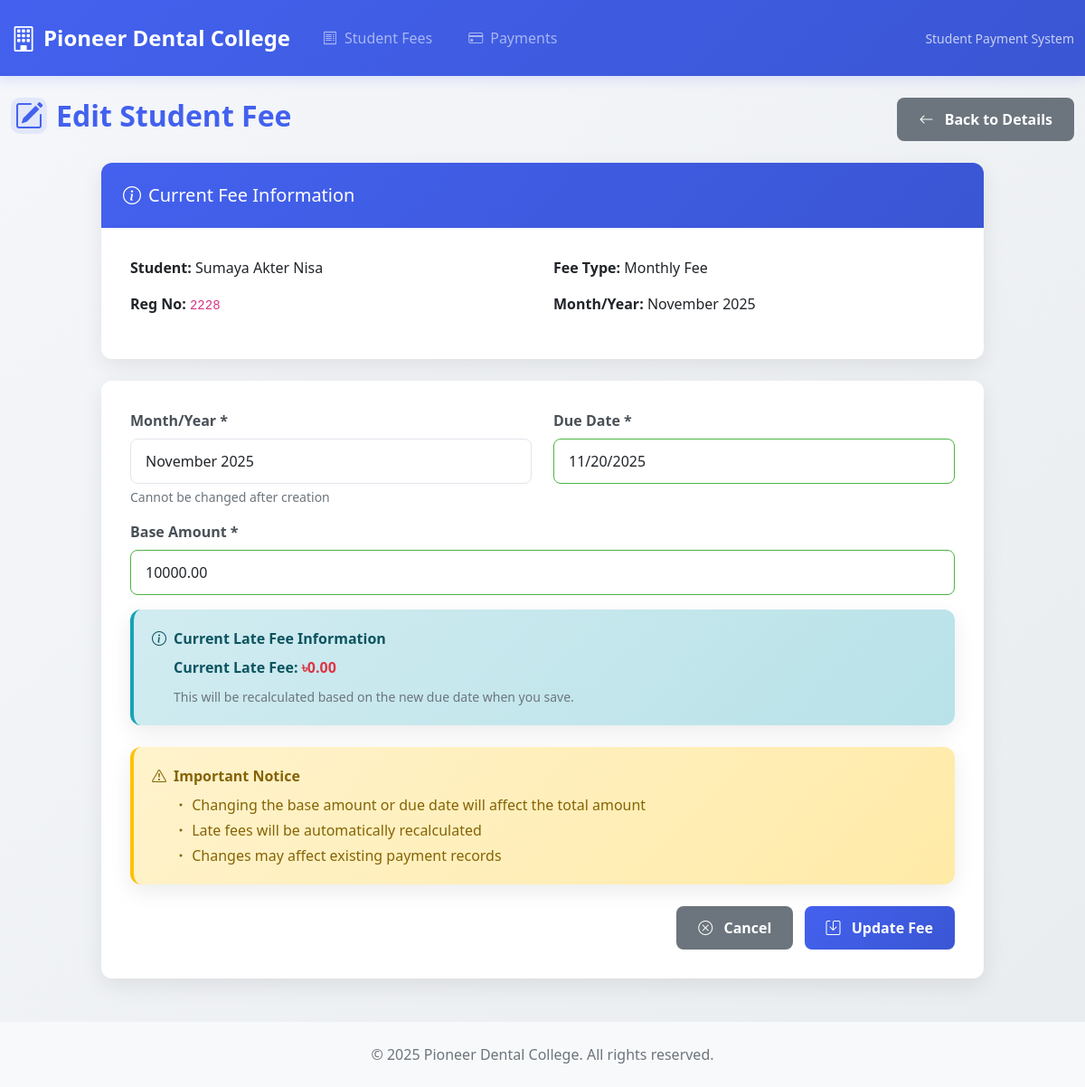
Page /student-fees/edit/507 on the committed database.
### tables this page shows
CREATE TABLE `student_fees` (
  `id` int(11) NOT NULL,
  `student_id` int(11) DEFAULT NULL,
  `fee_id` int(11) DEFAULT NULL,
  `month_year` varchar(7) DEFAULT NULL,
  `bill_month` int(2) DEFAULT NULL,
  `bill_year` int(4) DEFAULT NULL,
  `bill_unique_id` bigint(20) DEFAULT NULL,
  `bank_transaction_id` varchar(100) DEFAULT NULL,
  `comments` text DEFAULT NULL,
  `due_date` date DEFAULT NULL,
  `paid_date` date DEFAULT NULL,
  `payment_status` enum('Unpaid','Paid','Partial') DEFAULT 'Unpaid',
  `base_amount` decimal(10,2) NOT NULL,
  `late_fee` decimal(10,2) DEFAULT 0.00,
  `total_amount` decimal(10,2) GENERATED ALWAYS AS (`base_amount` + `late_fee`) STORED,
  `status` enum('0','1') NOT NULL,
  `created` datetime NOT NULL
);

CREATE TABLE `student` (
  `id` int(7) NOT NULL,
  `name` varchar(120) NOT NULL,
  `reg_no` int(11) NOT NULL,
  `phase` int(11) NOT NULL DEFAULT 0,
  `sex` varchar(10) NOT NULL,
  `dob` date NOT NULL,
  `phone` varchar(40) NOT NULL,
  `prt_phone` varchar(14) NOT NULL,
  `father` varchar(40) NOT NULL,
  `mother` varchar(40) NOT NULL,
  `address` varchar(30) NOT NULL,
  `batch` varchar(16) NOT NULL DEFAULT '0',
  `session` varchar(20) NOT NULL,
  `section` enum('All','A','B','C') NOT NULL DEFAULT 'All',
  `nationality` varchar(24) NOT NULL DEFAULT 'Bangladeshi',
  `nid` varchar(60) NOT NULL,
  `ssc` varchar(60) NOT NULL,
  `hsc` varchar(60) NOT NULL,
  `bg` varchar(20) NOT NULL,
  `first_phs_term_1` varchar(40) NOT NULL,
  `first_phs_term_2` varchar(20) NOT NULL,
  `second_phs_term_1` varchar(20) NOT NULL,
  `second_phs_term_2` varchar(20) NOT NULL,
  `third_phs_term_1` varchar(20) NOT NULL,
  `third_phs_term_2` varchar(20) NOT NULL,
  `final_phs_term_1` varchar(20) NOT NULL,
  `final_phs_term_2` varchar(60) NOT NULL,
  `emergency_contact` varchar(60) NOT NULL,
  `du_reg_no` int(10) NOT NULL,
  `bmdc_temp` int(10) NOT NULL,
  `bmdc_full` int(10) NOT NULL,
  `name_D` varchar(60) NOT NULL,
  `name_J` varchar(60) NOT NULL,
  `access_code` varchar(100) NOT NULL,
  `access_level` varchar(20) NOT NULL DEFAULT 'Student',
  `password` varchar(255) NOT NULL DEFAULT '$2y$10$d7k6MzgPRFjjqMyndZHo/utapOGMMbkEncY9Q5DozXCkRVT3QIyJC',
  `role_id` int(11) NOT NULL DEFAULT 0,
  `flag` date DEFAULT NULL,
  `status` int(5) NOT NULL DEFAULT 1,
  `created` datetime NOT NULL,
  `modified` timestamp NOT NULL DEFAULT current_timestamp()
);

CREATE TABLE `fees_master` (
  `id` int(11) NOT NULL,
  `fee_name` varchar(100) NOT NULL,
  `fee_amount` decimal(10,2) NOT NULL,
  `fee_type` enum('monthly','semester','annual','one_time') DEFAULT 'monthly',
  `description` text DEFAULT NULL,
  `status` enum('0','1') NOT NULL DEFAULT '1',
  `created` datetime NOT NULL
);

### application/controllers/Student_fees.php (called while the page is built, shortened)
<?php
class Student_fees extends CI_Controller {
    public function __construct() {
        $this->load->model('Student_model');
        $this->load->model('Student_fee_model');
        $this->load->model('Payment_model');
        $this->load->helper(['url', 'form']);
        $this->load->library(['form_validation', 'session']);
    }
    public function edit($id) {
        $data['page_title'] = 'Edit Student Fee';
        $data['fee'] = $this->Student_fee_model->get_by_id($id);
        $data['students'] = $this->Student_model->get_all(1000);
        $data['fee_types'] = $this->db->where('status', '1')->get('fees_master')->result();
        $this->load->view('templates/header', $data);
        $this->load->view('student_fees/edit', $data);
        $this->load->view('templates/footer');
    }
}

### index.php (called while the page is built, shortened)
<?php
require_once BASEPATH.'core/CodeIgniter.php';

### application/models/Student_fee_model.php (called while the page is built, shortened)
<?php
class Student_fee_model extends CI_Model {
    private $table = 'student_fees';
    public function get_by_id($id) {
        $this->db->select('
            student_fees.*,
            student.name,
            student.reg_no,
            student.phone,
            student.address,
            fees_master.fee_name,
            (student_fees.base_amount + student_fees.late_fee) as total_amount
        ');
        $this->db->from($this->table);
        $this->db->join('student', 'student.id = student_fees.student_id', 'left');
        $this->db->join('fees_master', 'fees_master.id = student_fees.fee_id', 'left');
        $this->db->where('student_fees.id', $id);
        return $this->db->get()->row();
    }
}

### application/views/student_fees/edit.php (the view, shortened to what this page needs)
<div class="row mb-4">
    <div class="col-md-6">
        <h2 class="page-title" style="color: var(--primary);">
            <div class="icon-wrapper">
                <i class="bi bi-pencil-square text-primary"></i>
            </div>
            Edit Student Fee
        </h2>
    </div>
    <div class="col-md-6 text-md-end">
        <a href="<?= base_url('student-fees/view/' . $fee->id) ?>" class="btn btn-secondary">
            <i class="bi bi-arrow-left me-2"></i> Back to Details
        </a>
    </div>
</div>
<div class="row justify-content-center">
    <div class="col-lg-10">
        <div class="card mb-4 current-info-card">
            <div class="card-header">
                <h5 class="mb-0"><i class="bi bi-info-circle me-2"></i>Current Fee Information</h5>
            </div>
            <div class="card-body">
                <div class="row">
                    <div class="col-md-6">
                        <p><strong>Student:</strong> <?= $fee->name ?></p>
                        <p><strong>Reg No:</strong> <code><?= $fee->reg_no ?></code></p>
                    </div>
                    <div class="col-md-6">
                        <p><strong>Fee Type:</strong> <?= $fee->fee_name ?></p>
                        <p><strong>Month/Year:</strong> <?= date('F Y', strtotime($fee->month_year . '-01')) ?></p>
                    </div>
                </div>
            </div>
        </div>
        <div class="card">
            <div class="card-body">
                <?= form_open('student-fees/edit/' . $fee->id) ?>
                    <div class="row">
                        <div class="col-md-6 mb-3">
                            <label class="form-label">Month/Year *</label>
                            <input type="month" name="month_year" class="form-control" required
                                   value="<?= $fee->month_year ?>" readonly>
                            <div class="info-text">Cannot be changed after creation</div>
                        </div>
                        <div class="col-md-6 mb-3">
                            <label class="form-label">Due Date *</label>
                            <input type="date" name="due_date" class="form-control" required
                                   value="<?= $fee->due_date ?>">
                        </div>
                    </div>
                    <div class="mb-3">
                        <label class="form-label">Base Amount *</label>
                        <input type="number" step="0.01" name="base_amount" class="form-control" required
                               value="<?= $fee->base_amount ?>">
                    </div>
                    <div class="alert alert-info mb-4">
                        <div class="d-flex align-items-center mb-2">
                            <i class="bi bi-info-circle me-2"></i>
                            <strong>Current Late Fee Information</strong>
                        </div>
                        <div class="ms-4">
                            <div class="mb-2">
                                <strong>Current Late Fee:</strong>
                                <span class="text-danger fw-bold">৳<?= number_format($fee->late_fee, 2) ?></span>
                            </div>
                            <small class="text-muted">This will be recalculated based on the new due date when you save.</small>
                        </div>
                    </div>
                    <div class="alert alert-warning mb-4">
                        <div class="d-flex align-items-center mb-2">
                            <i class="bi bi-exclamation-triangle me-2"></i>
                            <strong>Important Notice</strong>
                        </div>
                        <div class="ms-4">
                            <div class="mb-1"><i class="bi bi-dot"></i> Changing the base amount or due date will affect the total amount</div>
                            <div class="mb-1"><i class="bi bi-dot"></i> Late fees will be automatically recalculated</div>
                            <div class="mb-0"><i class="bi bi-dot"></i> Changes may affect existing payment records</div>
                        </div>
                    </div>
                    <div class="text-end mt-4">
                        <a href="<?= base_url('student-fees/view/' . $fee->id) ?>" class="btn btn-secondary me-2">
                            <i class="bi bi-x-circle me-2"></i> Cancel
                        </a>
                        <button type="submit" class="btn btn-primary px-4">
                            <i class="bi bi-save me-2"></i> Update Fee
                        </button>
                    </div>
                <?= form_close() ?>
            </div>
        </div>
    </div>
</div>

### assets/style.css (style rules this page uses)
:root { --primary: #4361ee; --primary-dark: #3a56d4; --secondary: #6c757d; --success: #4bb543; --danger: #dc3545; --warning: #ffc107; --info: #17a2b8; --light: #f8f9fa; --dark: #212529; --gradient-primary: linear-gradient(135deg, #667eea 0%, #764ba2 100%); --gradient-success: linear-gradient(135deg, #11998e 0%, #38ef7d 100%); --gradient-danger: linear-gradient(135deg, #eb3349 0%, #f45c43 100%); --gradient-warning: linear-gradient(135deg, #f093fb 0%, #f5576c 100%); --border-radius: 12px; --shadow: 0 8px 24px rgba(0, 0, 0, 0.08); --shadow-sm: 0 2px 10px rgba(0,0,0,0.08); --shadow-md: 0 4px 20px rgba(0,0,0,0.12); --shadow-lg: 0 10px 40px rgba(0,0,0,0.15); --transition: all 0.3s ease; }
body { background: linear-gradient(135deg, #f5f7fb 0%, #e9ecef 100%); font-family: 'Segoe UI', Tahoma, Geneva, Verdana, sans-serif; min-height: 100vh; }
.alert { border-radius: var(--border-radius); border: none; padding: 1.25rem; box-shadow: var(--shadow); margin-bottom: 1.5rem; }
.alert-info { background: linear-gradient(135deg, #d1ecf1, #b8e2e8); border-left: 4px solid var(--info); color: #0c5460; }
.alert-warning { background: linear-gradient(135deg, #fff3cd, #ffeaa7); border-left: 4px solid var(--warning); color: #856404; }
.form-control, .form-select { border-radius: 8px; padding: 0.75rem 1rem; border: 1px solid #e1e5eb; transition: var(--transition); }
.form-label { font-weight: 600; margin-bottom: 0.5rem; color: #495057; }
html { scroll-behavior: smooth; }
.text-danger { color: var(--danger) !important; font-weight: 600; }
.info-text { font-size: 0.875rem; color: #6c757d; margin-top: 0.25rem; }
.btn-primary { background: linear-gradient(135deg, var(--primary), var(--primary-dark)); border: none; border-radius: 8px; padding: 0.75rem 1.5rem; font-weight: 600; transition: var(--transition); }
.btn-secondary { background-color: var(--secondary); border: none; border-radius: 8px; padding: 0.75rem 1.5rem; font-weight: 600; transition: var(--transition); }
.page-title { color: var(--primary); font-weight: 700; margin-bottom: 0; display: flex; align-items: center; }
.icon-wrapper { display: inline-flex; align-items: center; justify-content: center; width: 40px; height: 40px; border-radius: 10px; background-color: rgba(67, 97, 238, 0.1); margin-right: 10px; }
.card { border: none; border-radius: var(--border-radius); box-shadow: var(--shadow); transition: var(--transition); overflow: hidden; }
.card-body { padding: 2rem; }
.form-control:valid { border-color: var(--success); }
.form-control, .form-select { transition: all 0.3s ease; }
input[type="number"] { -moz-appearance: textfield; }
input[type="date"], input[type="month"] { position: relative; }
.text-muted { color: #6c757d !important; }
.card-header { background: linear-gradient(135deg, var(--primary), var(--primary-dark)); color: white; border: none; padding: 1.5rem; font-weight: 600; }
.page-title { color: var(--primary); font-weight: 700; margin-bottom: 0; }
.text-primary { color: var(--primary) !important; }
.page-title { font-size: 2rem; font-weight: 700; margin: 0; color: white; }

### rows in the picture
student_fees: student.name "Sumaya Akter Nisa", student.reg_no "2228", fees_master.fee_name "Monthly Fee", month_year "November 2025", month_year "2025-11", due_date "11/20/2025", base_amount "10000.00", late_fee "0.00"
